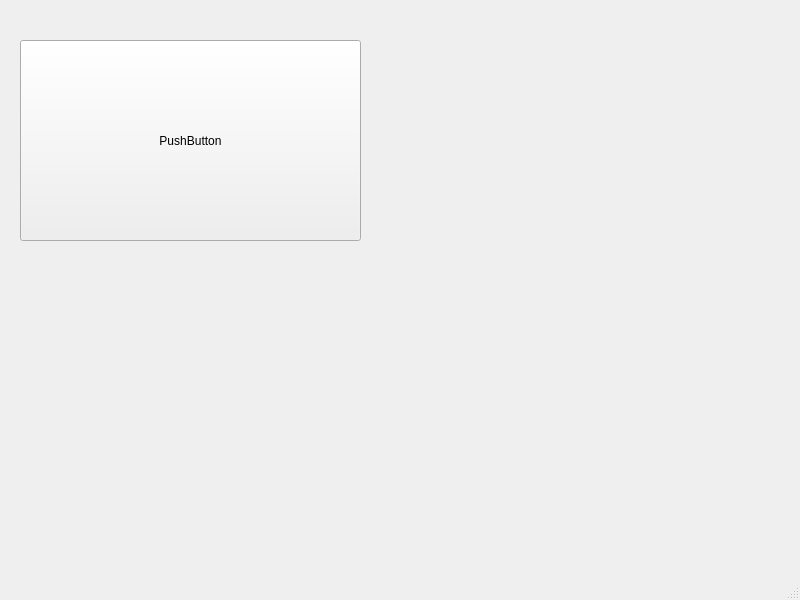
<?xml version="1.0" encoding="UTF-8"?>
<ui version="4.0">
 <class>MainWindow</class>
 <widget class="QMainWindow" name="MainWindow">
  <property name="geometry">
   <rect>
    <x>0</x>
    <y>0</y>
    <width>800</width>
    <height>600</height>
   </rect>
  </property>
  <property name="windowTitle">
   <string>MainWindow</string>
  </property>
  <widget class="QWidget" name="centralwidget">
   <widget class="QPushButton" name="pushButton">
    <property name="geometry">
     <rect>
      <x>20</x>
      <y>40</y>
      <width>341</width>
      <height>201</height>
     </rect>
    </property>
    <property name="text">
     <string>PushButton</string>
    </property>
   </widget>
  </widget>
  <widget class="QMenuBar" name="menubar">
   <property name="geometry">
    <rect>
     <x>0</x>
     <y>0</y>
     <width>800</width>
     <height>22</height>
    </rect>
   </property>
  </widget>
  <widget class="QStatusBar" name="statusbar"/>
 </widget>
 <resources/>
 <connections/>
</ui>
